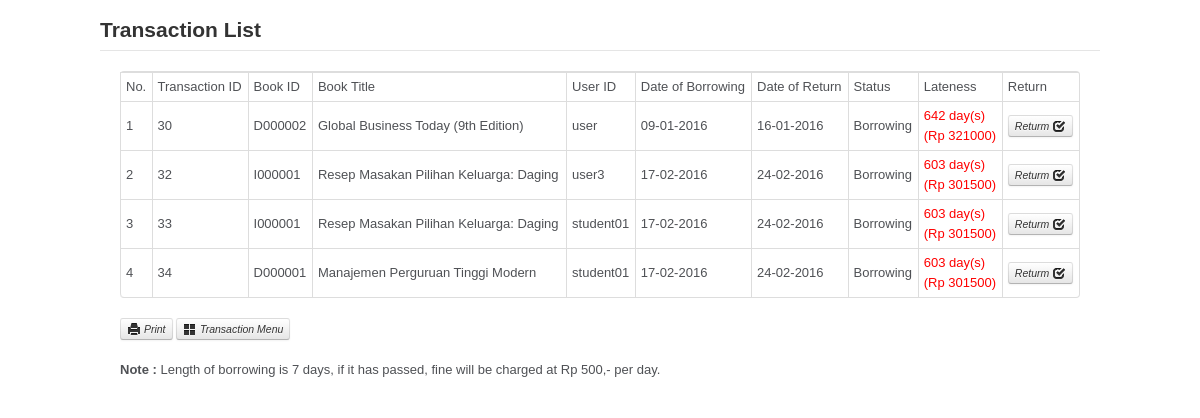
/app/admin_tranz_list.php (signed in), run on the app's committed database.
### tables this page shows
CREATE TABLE IF NOT EXISTS `tranz` (
`transaction_id` int(100) NOT NULL,
  `book_id` varchar(30) NOT NULL,
  `user_id` varchar(100) NOT NULL,
  `date_of_borrowing` varchar(15) NOT NULL,
  `date_of_return` varchar(15) NOT NULL,
  `status` varchar(10) NOT NULL
);

CREATE TABLE IF NOT EXISTS `book` (
  `book_id` varchar(30) NOT NULL,
  `title` varchar(100) NOT NULL,
  `year` varchar(30) NOT NULL,
  `publisher` varchar(30) NOT NULL,
  `author` varchar(100) NOT NULL,
  `nop` varchar(30) NOT NULL,
  `quantity` int(100) NOT NULL,
  `language` varchar(30) NOT NULL,
  `date_received` varchar(30) NOT NULL
);

### app/tranz_action.php (called while the page is built)
<?php
function late_calc($dateline, $return_date) {
$dateline_pcs = explode ("-", $dateline);
$dateline_pcs = $dateline_pcs[2]."-".$dateline_pcs[1]."-".$dateline_pcs[0];
$return_date_pcs = explode ("-", $return_date);
$return_date_pcs = $return_date_pcs[2]."-".$return_date_pcs[1]."-".$return_date_pcs[0];
$difference = strtotime ($return_date_pcs) - strtotime ($dateline_pcs);
$difference = $difference / 86400;
if ($difference>=1) {
	$date_final = floor($difference);
}
else {
	$date_final = 0;
}
return $date_final;
}
?>

### app/connect_tranz.php (called while the page is built, shortened)
<?php
$fine_amount1=500;
?>

### app/admin_tranz_list.php (the view, shortened to what this page needs)
<?php
$base_url = 'http://'.$_SERVER['HTTP_HOST'].'/lms/';
?>
<?php
include "connect_tranz.php";
include "tranz_action.php";
$query=mysql_query("SELECT tranz.transaction_id, tranz.book_id, book.title, tranz.user_id, tranz.date_of_borrowing, tranz.date_of_return, tranz.status FROM tranz INNER JOIN book ON tranz.book_id=book.book_id WHERE tranz.status='Borrowing' ORDER BY tranz.transaction_id", $konek);
?>
<!DOCTYPE html>
<html lang="en">
<head>
	<link href="<?php echo $base_url;?>asset/css/bootstrap.min.css" rel="stylesheet">
	<link href="<?php echo $base_url;?>asset/css/bootstrap-responsive.min.css" rel="stylesheet">
	<link href="<?php echo $base_url;?>asset/css/style.css" rel="stylesheet">
    <link href="<?php echo $base_url;?>asset/css/datepicker2.css" rel="stylesheet">
</head>
<body>
<div id="wrapper">
<h3><legend>Transaction List</legend></h3>
	<div class="container-fluid">
		<div class="row-fluid">
			<div class="span12">
<div class="tab-content">
<table class="table table-bordered table-condensed table-hover">
	<thead>
		<tr class="nowrap">
        <tr><td align="left">No.</td>
			<td align="left">Transaction ID</td>
		    <td align="left">Book ID</td>
			<td align="left">Book Title</td>
			<td align="left">User ID</td>
			<td align="left">Date of Borrowing</td>
			<td align="left">Date of Return</td>
			<td align="left">Status</td>
			<td align="left">Lateness</td>
			<td align="left">Return</td>
	    </tr>
	</thead>
	<tbody>
<?php
$no=0;
while ($result=mysql_fetch_array($query)) {
$no++;
echo "<tr>
	  <td class='td-data'>$no</td>
	  <td class='td-data'>$result[0]</td>
      <td class='td-data'>$result[1]</td>
	  <td class='td-data'>$result[2]</td>
	  <td class='td-data'>$result[3]</td>
	  <td class='td-data'>$result[4]</td>
	  <td class='td-data'>$result[5]</td>
	  <td class='td-data'>$result[6]</td>
	  <td class='td-data'>";
	    $dateline=$result['date_of_return'];
		$date_of_return=date('d-m-Y');
		$lateness=late_calc($dateline, $date_of_return);
		$fine=$lateness*$fine_amount1;
		if ($lateness>0) {
		echo "<font color='red'>$lateness day(s)<br>(Rp $fine)</font>";
		}
		else {
		echo $lateness." day(s)";
		}
echo "</td>
	  <td class='td-data'><a href='admin_tranz_return_action.php?transaction_id=$result[transaction_id]&book_id=$result[1]'><i class='btn btn-mini'>Returm&nbsp;<i class='icon-check'></i></i></a></td></i></i></a></td>
	  </tr>";
}
?>
</tbody>
</table>
<a href="admin_tranz_list_print.php" class="btn btn-mini"><i class="icon-print"></i> Print</a>&nbsp;<a href="../homeadmin.php?app=admin_tranz_menu" class="btn btn-mini"><i class="icon-th-large"></i> Transaction Menu</a>
<br>
<br>
<p><b>Note : </b>Length of borrowing is 7 days, if it has passed, fine will be charged at Rp 500,- per day.</p>
</div>
</div>
		</div>
	</div>
</div>
</body>
</html>

### asset/css/style.css (style rules this page uses)
body { background-color: #fff; margin: 40px; font: 13px/20px normal Helvetica, Arial, sans-serif; color: #4F5155; }
a { color: #003399; background-color: transparent; font-weight: normal; }
tr.nowrap { white-space:nowrap; }
td { white-space:inherit; }

### app/admin_tranz_list.php (style rules this page uses)
html, body { height: 100%; width: 100%; padding: 0; margin: 0; }
#wrapper { width: 1000px; margin: auto; background-color:rgba(255,255,255,0.9); border-radius: 50px; }
a:link, a:visited, a:hover { color: #333; font-style: italic; }

### data on the page
tranz: transaction_id "30", book "D000002", book.title "Global Business Today (9th Edition)", user "user", date_of_borrowing "09-01-2016", date_of_return "16-01-2016", status "Borrowing", date_of_return "642", date_of_return "321000"
tranz: transaction_id "32", book "I000001", book.title "Resep Masakan Pilihan Keluarga: Daging", user "user3", date_of_borrowing "17-02-2016", date_of_return "24-02-2016", status "Borrowing", date_of_return "603", date_of_return "301500"
tranz: transaction_id "33", book "I000001", book.title "Resep Masakan Pilihan Keluarga: Daging", user "student01", date_of_borrowing "17-02-2016", date_of_return "24-02-2016", status "Borrowing", date_of_return "603", date_of_return "301500"
tranz: transaction_id "34", book "D000001", book.title "Manajemen Perguruan Tinggi Modern", user "student01", date_of_borrowing "17-02-2016", date_of_return "24-02-2016", status "Borrowing", date_of_return "603", date_of_return "301500"
